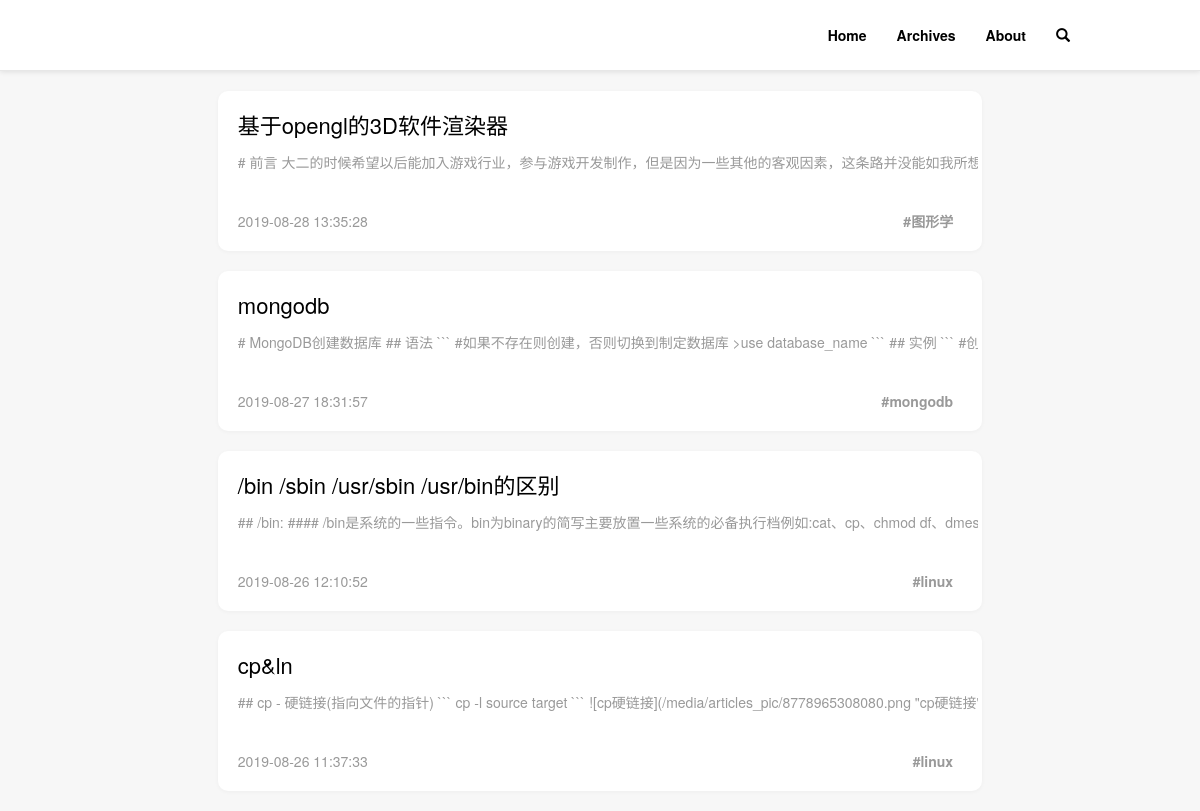
Page /home/ on the earlier database version.
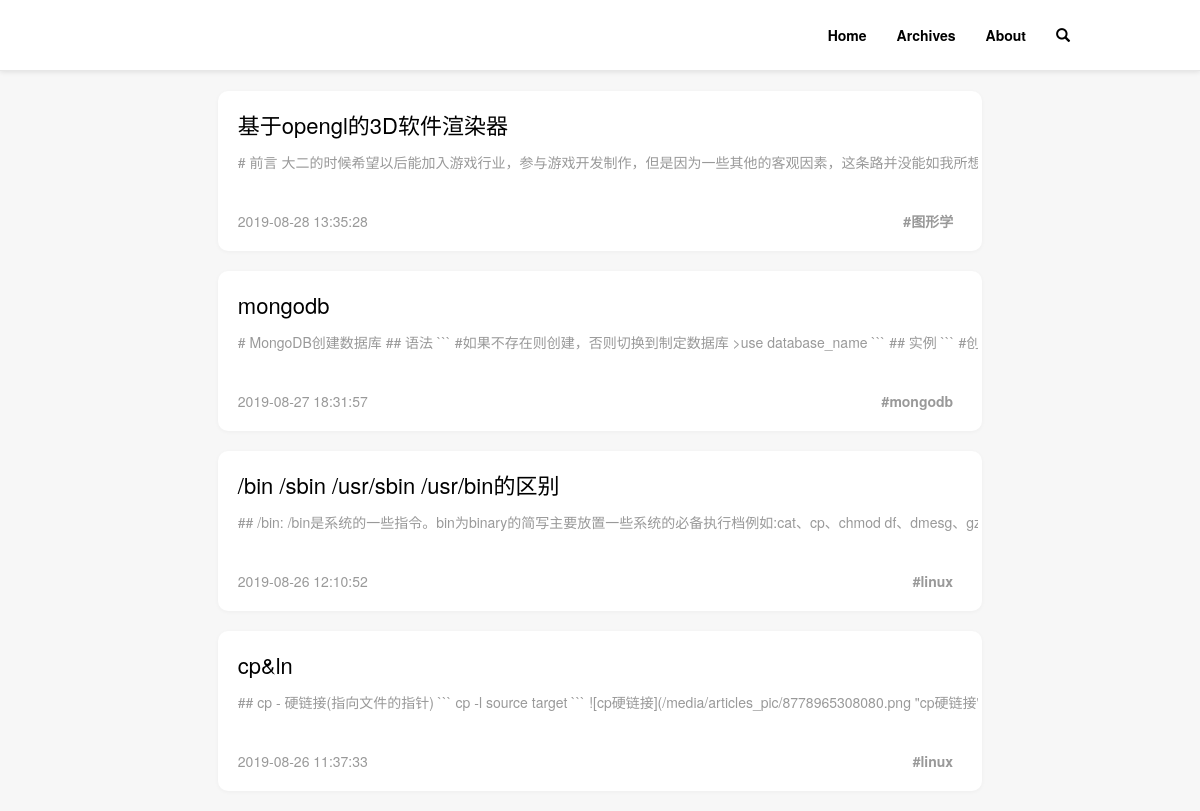
Same page on the later database version.
### blog/models.py (models this page shows)
class Articles(models.Model):
    aid = models.AutoField(primary_key=True)
    title = models.CharField(max_length=32, db_index=True)
    content = models.TextField()
    create_datetime = models.DateTimeField(auto_now_add=True, db_index=True)
    imgs = models.CharField(max_length=1024, null=True)

class ArticlesToTags(models.Model):
    article = models.ForeignKey(to='Articles', to_field='aid', on_delete=models.CASCADE)
    tag = models.ForeignKey(to='Tags', to_field='tid', on_delete=models.CASCADE)

class Tags(models.Model):
    tid = models.AutoField(primary_key=True)
    tag_name = models.CharField(max_length=18)

### blog/views.py (the view)
# urls.py: 2. Add a URL to urlpatterns:  path('', views.home, name='home')
def home(request):
    if request.META.get('HTTP_X_PJAX', False):
        articles = models.Articles.objects.all()
        return TemplateResponse(request, 'response/blog/home_response.html', {'articles':articles})
    elif request.method == 'GET':
        articles = models.Articles.objects.all()
        return render(request, 'view/blog/home.html', {'articles':articles})

### templates/view/blog/home.html (shortened to what this page needs)
{% extends "layout/base.html" %}
{% block body %}
    <div class="post-list">
        {% for article in articles reversed %}
            <div class="post-list-item">
                <div class="title">
                    <a addr="{% url 'article' article.aid %}">{{ article.title }}</a>
                </div>
                <div class="content">
                    <p>{{ article.content }}</p>
                </div>
                <div class="footer">
                    <span class="datetime">{{ article.create_datetime | date:'Y-m-d H:i:s' }}</span>
                    {% for articletotags in article.articlestotags_set.all %}
                    <span class="tag hidden-xs">#{{ articletotags.tag.tag_name }}</span>
                    {% endfor %}
                </div>
            </div>
        {% endfor %}
    </div>
{% endblock %}

Differences in the rows shown:
changed Articles "/bin /sbin /usr/sbin /usr/bin的区别": content "## /bin: #### /bin是系统的一些指令。bin为binary的简写主要放置一些系统的必备执行档例如:cat、cp、chmod df、d…" → "## /bin: /bin是系统的一些指令。bin为binary的简写主要放置一些系统的必备执行档例如:cat、cp、chmod df、dmesg…"
